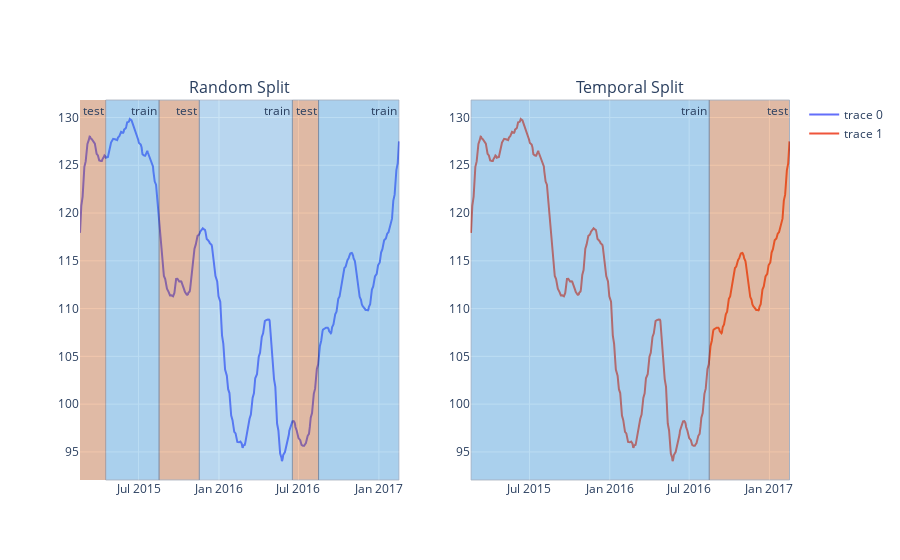

Notebook cell for this chart:
### Markdown cell above
### OPAI-1.3: Incorrect use of shuffle 
#### OPAI-1.3.1: Temporal leakage through shuffling timeseries data
When building predictive models, we are interested in the performance of the model on data that was not used to train it - this gives us an idea of the real-world performance. Typically, we can gauge this performance on out of sample data points by using some variation of a train-test split protocol. When constructing these subsets of data, it is good practise to randomly shuffle the full dataset before splitting into the train and test sets.

However, shuffling our full dataset is **only good practise when the dataset is independent and identically distributed (i.i.d.)**. Time series data is assumed to be non-iid. When we shuffle data that is non-i.d.d. before we split it into subsets and prepare samples, we can cause information leakage since the shuffling of samples is only valid under the assumption that there is NO relationship between the observations. This is not true of time series data because it is a list of observations where the ordering matters.

The effect of a random split is illustrated below.

### Code cell
from plotly.subplots import make_subplots
import plotly.graph_objects as go
import pandas as pd

df = pd.read_csv('https://raw.githubusercontent.com/plotly/datasets/master/finance-charts-apple.csv')
train_colour = "rgba(52, 152, 219, 1)"
test_colour = "rgba(211, 84, 0, 1)"

fig = make_subplots(rows=1, cols=2, subplot_titles=("Random Split", "Temporal Split"))
fig.add_trace(
    go.Scatter(
        x=df["Date"],
        y=df["mavg"],  
    ),
    row=1,
    col=1
)
fig.add_trace(
    go.Scatter(
        x=df["Date"],
        y=df["mavg"],
    ),
    row=1,
    col=2
) 

# add vrects to left plot
fig.add_vrect(
    x0="2015-02-17",
    x1="2015-04-17",
    row=1,
    col=1,
    annotation_text="test",
    annotation_position="top right",
    fillcolor=test_colour,
    opacity=0.33,
    line_width=0
)
fig.add_vrect(
    x0="2015-04-17",
    x1="2015-08-17",
    row=1,
    col=1,
    annotation_text="train",
    annotation_position="top right",
    fillcolor=train_colour,
    opacity=0.33,
    line_width=1
)
fig.add_vrect(
    x0="2015-08-17",
    x1="2015-11-17",
    row=1,
    col=1,
    annotation_text="test",
    annotation_position="top right",
    fillcolor=test_colour,
    opacity=0.33,
    line_width=1
)
fig.add_vrect(
    x0="2015-11-17",
    x1="2016-06-17",
    row=1,
    col=1,
    annotation_text="train",
    annotation_position="top right",
    fillcolor=train_colour,
    opacity=0.25,
    line_width=1
)
fig.add_vrect(
    x0="2016-06-17",
    x1="2016-08-16",
    row=1,
    col=1,
    annotation_text="test",
    annotation_position="top right",
    fillcolor=test_colour,
    opacity=0.33,
    line_width=1
)
fig.add_vrect(
    x0="2016-08-16",
    x1="2017-02-16",
    row=1,
    col=1,
    annotation_text="train",
    annotation_position="top right",
    fillcolor=train_colour,
    opacity=0.33,
    line_width=1
)


# add vrects to right plot
fig.add_vrect(
    x0="2015-02-17",
    x1="2016-08-16",
    row=1,
    col=2,
    annotation_text="train",
    annotation_position="top right",
    fillcolor=train_colour,
    opacity=0.33,
    line_width=1
)
fig.add_vrect(
    x0="2016-08-16",
    x1="2017-02-16",
    row=1,
    col=2,
    annotation_text="test",
    annotation_position="top right",
    fillcolor=test_colour,
    opacity=0.33,
    line_width=1
)

fig.show()

### Figure 1 — Plotly figure (JSON) as saved in the notebook; plotly's stock layout.template omitted (floating-point values rounded to 4 significant figures; data arrays with more than 128 entries replaced by an {"elided": "..."} marker saying what was removed)
{"data": [{"type": "scatter", "x": {"elided": "506 str values"}, "xaxis": "x", "y": {"elided": "506 float values"}, "yaxis": "y"}, {"type": "scatter", "x": {"elided": "506 str values"}, "xaxis": "x2", "y": {"elided": "506 float values"}, "yaxis": "y2"}], "layout": {"annotations": [{"font": {"size": 16}, "showarrow": false, "text": "Random Split", "x": 0.225, "xanchor": "center", "xref": "paper", "y": 1, "yanchor": "bottom", "yref": "paper"}, {"font": {"size": 16}, "showarrow": false, "text": "Temporal Split", "x": 0.775, "xanchor": "center", "xref": "paper", "y": 1, "yanchor": "bottom", "yref": "paper"}, {"showarrow": false, "text": "test", "x": "2015-04-17", "xanchor": "right", "xref": "x", "y": 1, "yanchor": "top", "yref": "y domain"}, {"showarrow": false, "text": "train", "x": "2015-08-17", "xanchor": "right", "xref": "x", "y": 1, "yanchor": "top", "yref": "y domain"}, {"showarrow": false, "text": "test", "x": "2015-11-17", "xanchor": "right", "xref": "x", "y": 1, "yanchor": "top", "yref": "y domain"}, {"showarrow": false, "text": "train", "x": "2016-06-17", "xanchor": "right", "xref": "x", "y": 1, "yanchor": "top", "yref": "y domain"}, {"showarrow": false, "text": "test", "x": "2016-08-16", "xanchor": "right", "xref": "x", "y": 1, "yanchor": "top", "yref": "y domain"}, {"showarrow": false, "text": "train", "x": "2017-02-16", "xanchor": "right", "xref": "x", "y": 1, "yanchor": "top", "yref": "y domain"}, {"showarrow": false, "text": "train", "x": "2016-08-16", "xanchor": "right", "xref": "x2", "y": 1, "yanchor": "top", "yref": "y2 domain"}, {"showarrow": false, "text": "test", "x": "2017-02-16", "xanchor": "right", "xref": "x2", "y": 1, "yanchor": "top", "yref": "y2 domain"}], "autosize": true, "shapes": [{"fillcolor": "rgba(211, 84, 0, 1)", "line": {"width": 0}, "opacity": 0.33, "type": "rect", "x0": "2015-02-17", "x1": "2015-04-17", "xref": "x", "y0": 0, "y1": 1, "yref": "y domain"}, {"fillcolor": "rgba(52, 152, 219, 1)", "line": {"width": 1}, "opacity": 0.33, "type": "rect", "x0": "2015-04-17", "x1": "2015-08-17", "xref": "x", "y0": 0, "y1": 1, "yref": "y domain"}, {"fillcolor": "rgba(211, 84, 0, 1)", "line": {"width": 1}, "opacity": 0.33, "type": "rect", "x0": "2015-08-17", "x1": "2015-11-17", "xref": "x", "y0": 0, "y1": 1, "yref": "y domain"}, {"fillcolor": "rgba(52, 152, 219, 1)", "line": {"width": 1}, "opacity": 0.25, "type": "rect", "x0": "2015-11-17", "x1": "2016-06-17", "xref": "x", "y0": 0, "y1": 1, "yref": "y domain"}, {"fillcolor": "rgba(211, 84, 0, 1)", "line": {"width": 1}, "opacity": 0.33, "type": "rect", "x0": "2016-06-17", "x1": "2016-08-16", "xref": "x", "y0": 0, "y1": 1, "yref": "y domain"}, {"fillcolor": "rgba(52, 152, 219, 1)", "line": {"width": 1}, "opacity": 0.33, "type": "rect", "x0": "2016-08-16", "x1": "2017-02-16", "xref": "x", "y0": 0, "y1": 1, "yref": "y domain"}, {"fillcolor": "rgba(52, 152, 219, 1)", "line": {"width": 1}, "opacity": 0.33, "type": "rect", "x0": "2015-02-17", "x1": "2016-08-16", "xref": "x2", "y0": 0, "y1": 1, "yref": "y2 domain"}, {"fillcolor": "rgba(211, 84, 0, 1)", "line": {"width": 1}, "opacity": 0.33, "type": "rect", "x0": "2016-08-16", "x1": "2017-02-16", "xref": "x2", "y0": 0, "y1": 1, "yref": "y2 domain"}], "xaxis": {"anchor": "y", "autorange": true, "domain": [0, 0.45], "range": ["2015-02-17", "2017-02-16 17:38:04.6502"], "type": "date"}, "xaxis2": {"anchor": "y2", "autorange": true, "domain": [0.55, 1], "range": ["2015-02-16 06:20:51.3854", "2017-02-16 17:39:08.6146"], "type": "date"}, "yaxis": {"anchor": "x", "autorange": true, "domain": [0, 1], "range": [92.06, 131.8], "type": "linear"}, "yaxis2": {"anchor": "x2", "autorange": true, "domain": [0, 1], "range": [92.06, 131.8], "type": "linear"}}}
